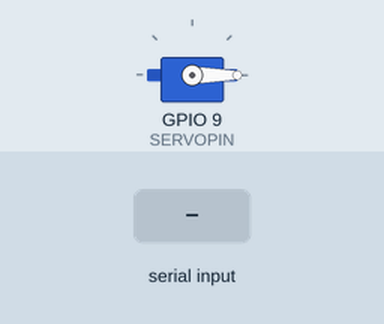
The sketch below on a simulated ESP32. Shown: servo. The inputs (shaded band) are chosen by the test bench.

Above: at 1.2 s.
1.3 s: byte 30 received over Serial
At 2.4 s:
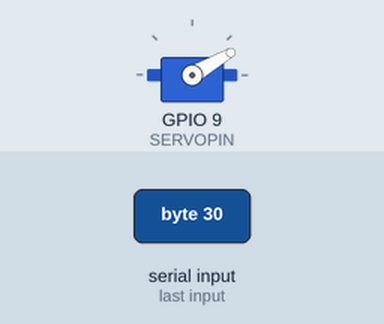
2.8 s: byte 90 received over Serial
At 3.6 s:
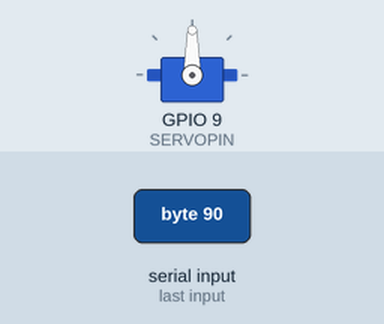
4.3 s: byte 120 received over Serial
At 4.7 s:
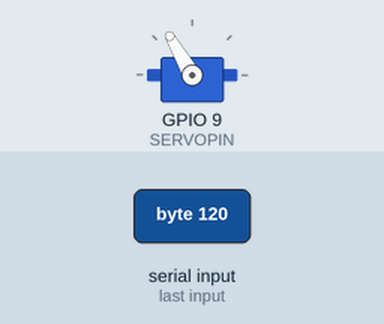
Timing chart, 0 to 7.3 s (numbered marks = the images above; inputs shaded):
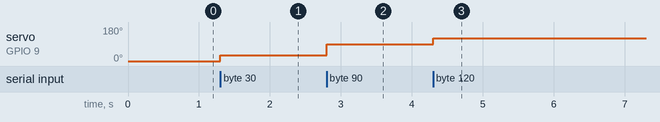

Measured:
- after the input at 1.3 s, servo on GPIO 9 (SERVOPIN): 0° → 30° at once
- after the input at 2.8 s, servo on GPIO 9 (SERVOPIN): 30° → 90° at once
- after the input at 4.3 s, servo on GPIO 9 (SERVOPIN): 90° → 120° at once

The sketch:

arduino_processingLab3.ino
```cpp
//////////////////////////////////////////////////////////////////////////////////////////
/*
   Pair with Processing motor sketch, to control servo with Processing interface.
   NOTE: ClassNotes 04_09_2025
*/
//////////////////////////////////////////////////////////////////////////////////////////

#include <ESP32Servo.h>  //include ESP32 Servo library

Servo servo;  //creates new Servo object called servo

const int SERVOPIN = 9;
int angle = 0;  // Tracks servo position in degrees
int val = 0;    // Tracks incoming value from Serial port
int speed = 5;   // speed of servo motor sweep, adjust to taste

void setup()
{
  servo.attach(SERVOPIN);  // attach servo pin to servo object
  Serial.begin(115200);    // Start serial communication at 115200 bps
}

void loop()
{
  if (Serial.available()) // if data is available to read...
  {
    val = Serial.read();  // ...read it and store it in val
  }

  if (val == 255) // if val is 255, sweep motor
  {
    val = 0;  //reset val;

    for (angle = 0; angle <= 180; angle++)
    {
      servo.write(angle); // scan from 0 to 180 degrees
      delay(speed);       // delay for each angle
    }

    for (angle = 180; angle >= 0; angle--)
    {
      servo.write(angle); // scan back from 180 to 0 degrees
      delay(speed);       // delay for each angle
    }
  }
  else  // if val does not equal 255...
  {
    servo.write(val);  // ...set servo angle to val
  }
}
```
